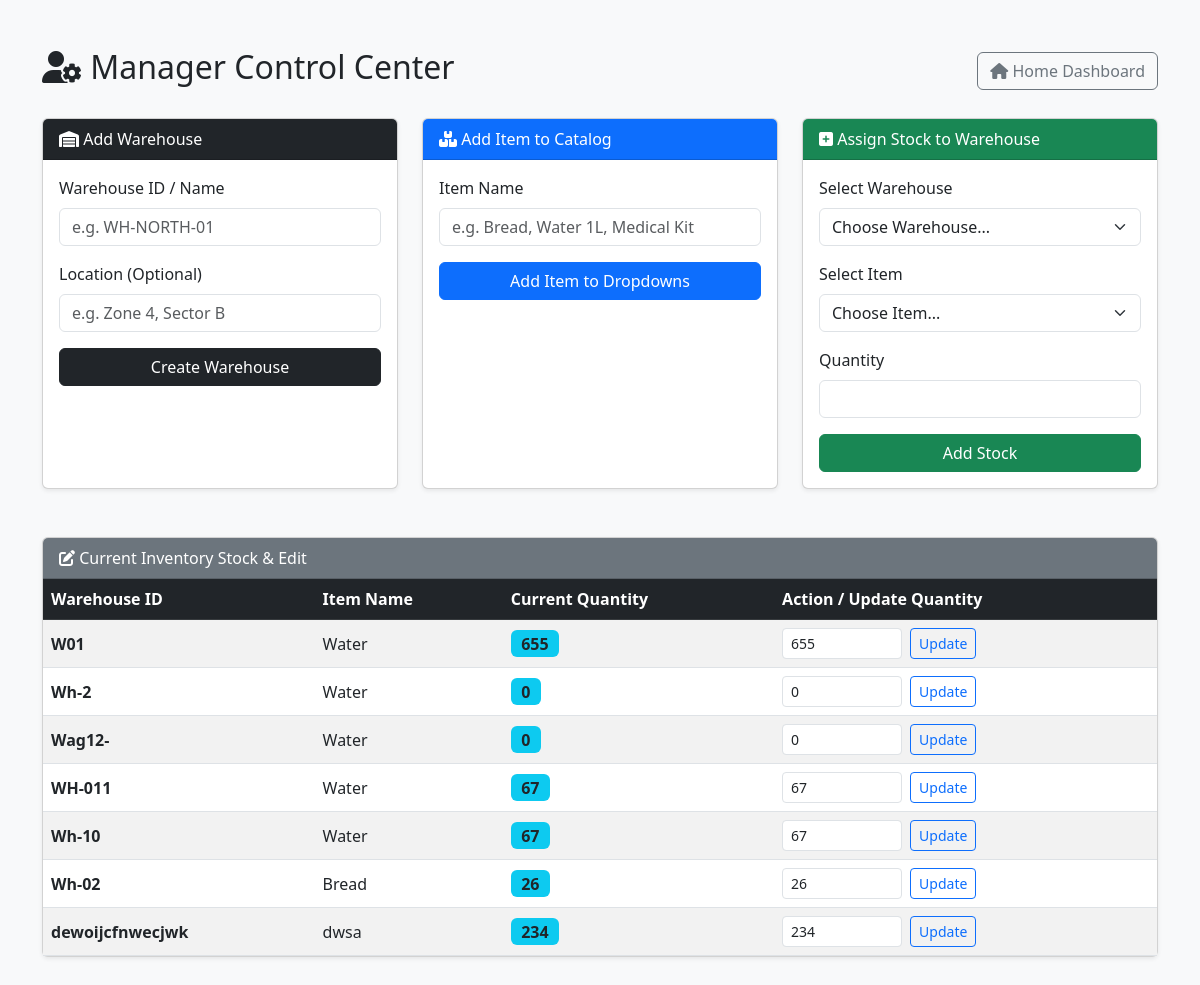
Page /manager on the earlier database version.
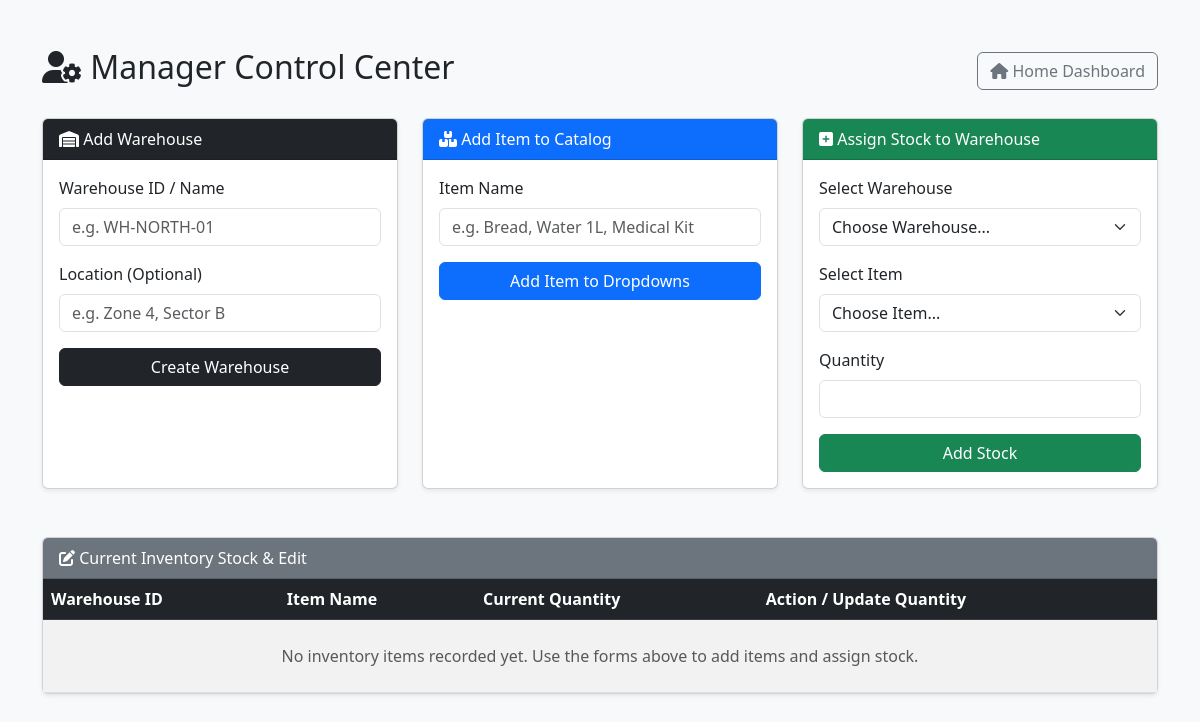
Same page on the later database version.
### tables this page shows
CREATE TABLE inventory(
            warehouse_id TEXT,
            item TEXT,
            quantity INTEGER NOT NULL CHECK (quantity >= 0),
            PRIMARY KEY (warehouse_id, item)
        );

### app.py (the view)
@app.route("/manager")
def manager_dashboard():
    master_items = db.get_all_master_items()
    master_warehouses = db.get_all_master_warehouses()
    existing_inventory = db.get_all_inventory()
    shelters = db.get_all_shelters()
    return render_template(
        "manager.html",
        items=master_items,
        warehouses=master_warehouses,
        inventory=existing_inventory,
        shelters=shelters
    )

### db.py (called while the page is built)
def get_all_shelters():
    conn = sqlite3.connect(DB_Name)
    cr = conn.cursor()
    cr.execute("SELECT * FROM shelters")
    shelters = cr.fetchall()
    conn.close()
    return shelters

def get_all_inventory():
    conn = sqlite3.connect(DB_Name)
    cr = conn.cursor()
    cr.execute("SELECT * FROM inventory")
    items = cr.fetchall()
    conn.close()
    return items

def get_all_master_items():
    conn = sqlite3.connect(DB_Name)
    cr = conn.cursor()
    cr.execute("SELECT item_name FROM master_items ORDER BY item_name ASC")
    items = [row[0] for row in cr.fetchall()]
    conn.close()
    return items

def get_all_master_warehouses():
    conn = sqlite3.connect(DB_Name)
    cr = conn.cursor()
    cr.execute("SELECT warehouse_id FROM master_warehouses ORDER BY warehouse_id ASC")
    warehouses = [row[0] for row in cr.fetchall()]
    conn.close()
    return warehouses

### templates/manager.html (shortened to what the changed rows need)
<!DOCTYPE html>
<html lang="en">
<head>
    <link href="https://cdn.jsdelivr.net/npm/bootstrap@5.3.0/dist/css/bootstrap.min.css" rel="stylesheet">
    <link rel="stylesheet" href="https://cdnjs.cloudflare.com/ajax/libs/font-awesome/6.4.0/css/all.min.css">
</head>
<body class="bg-light">
    <div class="container my-5">
        <div class="d-flex justify-content-between align-items-center mb-4">
            <h2><i class="fa-solid fa-user-gear"></i> Manager Control Center</h2>
        </div>
        <div class="card shadow-sm">
            <div class="card-body p-0">
                <table class="table table-hover table-striped mb-0">
                    <thead class="table-dark">
                        <tr>
                            <th>Warehouse ID</th>
                            <th>Item Name</th>
                            <th>Current Quantity</th>
                            <th>Action / Update Quantity</th>
                        </tr>
                    </thead>
                    <tbody>
                        {% for row in inventory %}
                        <tr>
                            <td class="align-middle"><strong>{{ row[0] }}</strong></td>
                            <td class="align-middle">{{ row[1] }}</td>
                            <td class="align-middle"><span class="badge bg-info text-dark fs-6">{{ row[2] }}</span></td>
                            <td>
                                <form method="POST" action="/manager/edit_inventory" class="d-flex align-items-center gap-2">
                                    <input type="number" class="form-control form-control-sm" name="quantity" value="{{ row[2] }}" min="0" style="width: 120px;" required>
                                    <button type="submit" class="btn btn-sm btn-outline-primary">Update</button>
                                </form>
                            </td>
                        </tr>
                        {% else %}
                        <tr>
                            <td colspan="4" class="text-center text-muted py-4">No inventory items recorded yet. Use the forms above to add items and assign stock.</td>
                        </tr>
                        {% endfor %}
                    </tbody>
                </table>
            </div>
        </div>
    </div>
</body>
</html>

Differences in the rows shown:
removed inventory: warehouse "W01", item "Water", quantity "655"
removed inventory: warehouse "Wh-2", item "Water", quantity "0"
removed inventory: warehouse "Wag12-", item "Water", quantity "0"
removed inventory: warehouse "WH-011", item "Water", quantity "67"
removed inventory: warehouse "Wh-10", item "Water", quantity "67"
removed inventory: warehouse "Wh-02", item "Bread", quantity "26"
removed inventory: warehouse "dewoijcfnwecjwk", item "dwsa", quantity "234"
Other differences:
text now shown: "No inventory items recorded yet. Use the forms above to add items and assign stock."
